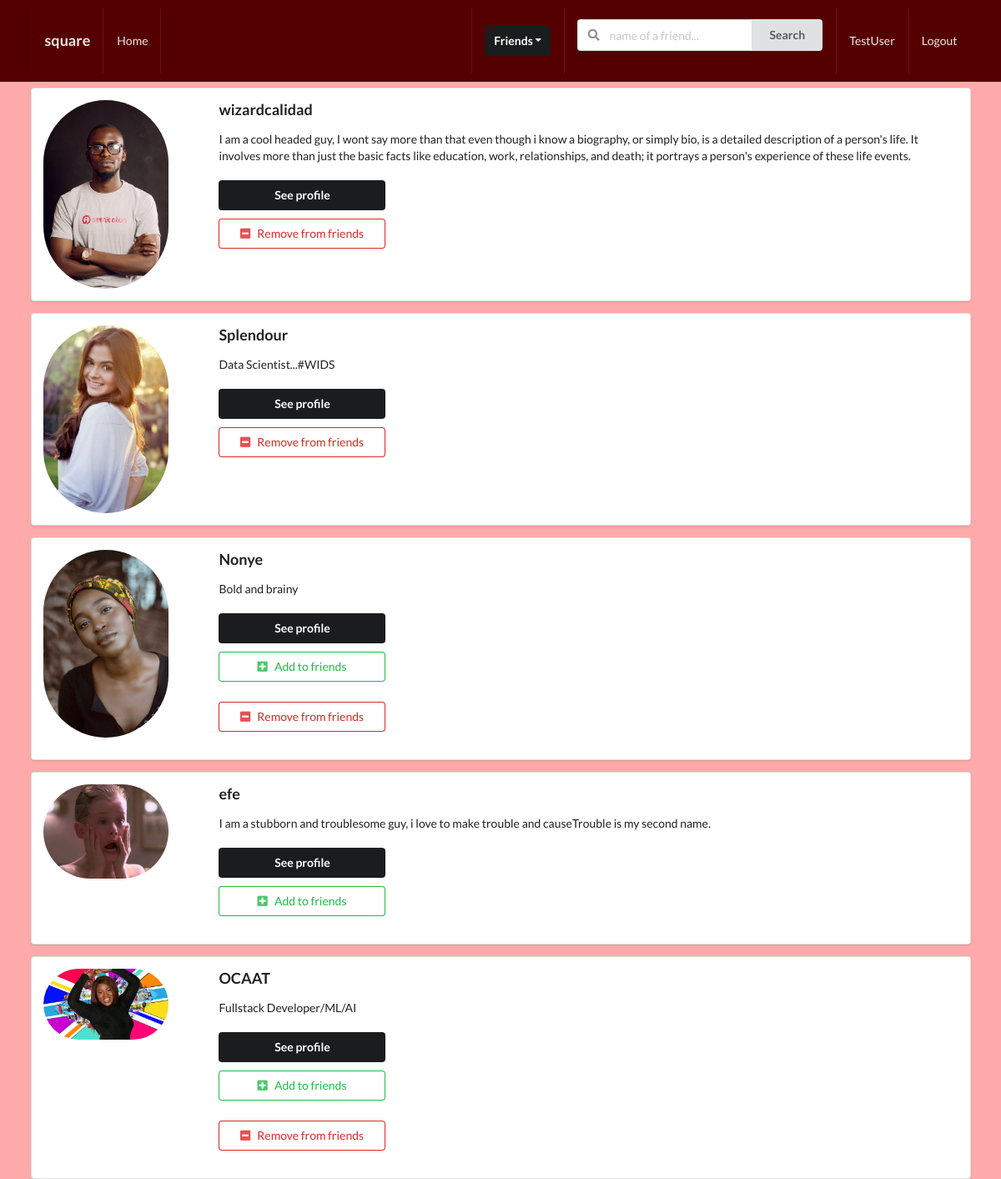
The page /profiles/all-profiles/ (signed in) on the database its author committed.
### profiles/models.py (models this page shows, shortened)
class Profile(models.Model):
    first_name = models.CharField(max_length=200, blank= True)
    last_name = models.CharField(max_length=200, blank= True)
    user = models.OneToOneField(User, on_delete=models.CASCADE)
    bio = models.TextField(default='no bio...', max_length=300)
    email = models.EmailField(max_length=200, blank=True)
    country = models.CharField(max_length=200, blank= True)
    avatar = models.ImageField(default='avatar.png', upload_to='avatars/')
    friends = models.ManyToManyField(User, blank=True, related_name='friends')
    slug = models.SlugField(unique=True, blank=True)
    updated = models.DateTimeField(auto_now=True)
    created = models.DateTimeField(auto_now_add=True)
    objects = ProfileManager()

### profiles/views.py (the view)
# urls.py: path('all-profiles/', ProfileListView.as_view(), name='all-profiles-view'),
class ProfileListView(ListView):
    model = Profile
    template_name = 'profiles/profile_list.html'
    def get_queryset(self):
        qs = Profile.objects.get_all_profiles(self.request.user)
        return qs
    def get_context_data(self, **kwargs):
        context = super().get_context_data(**kwargs)
        user = User.objects.get(username=self.request.user)
        profile = Profile.objects.get(user=user)
        rel_r = Relationship.objects.filter(sender=profile)
        rel_s = Relationship.objects.filter(receiver=profile)
        rel_receiver = []
        rel_sender = []
        for item in rel_r:
            rel_receiver.append(item.receiver.user)
        for item in rel_s:
            rel_sender.append(item.sender.user)
        context["rel_receiver"] = rel_receiver
        context["rel_sender"] = rel_sender
        context["is_empty"] = False
        if len(self.get_queryset()) == 0:
            context["is_empty"] = True
        return context

### profiles/models.py (called while the page is built)
    def get_all_profiles(self, me):
        profiles = Profile.objects.all().exclude(user=me)
        return profiles

### profiles/templates/profiles/profile_list.html (shortened to what this page needs)
{% extends 'base.html' %}
{% block content %}
        {% for obj in object_list %}
            <div class="ui segment">
                <div class="ui grid">
                    <div class="row">
                        <div class="three wide column">
                            <img class="ui small circular image" src={{obj.avatar.url}}>
                        </div>
                        <div class="thirteen wide column">
                           <h3>{{obj.user}}</h3>
                            <p>{{obj.bio}}</p>
                            <button class="ui secondary button mb-5 w-big">See profile</button>
                            {% if obj.user not in rel_receiver and obj.user not in rel_sender %}
                                <form action="{% url 'profiles:send-invite' %}" method="POST">
                                    <button type="submit" class="ui positive secondary basic button mb-5 w-big"><i class="plus square icon"></i>Add to friends</button>
                                </form>
                             {% endif %}
                            {% if request.user in obj.friends.all %}
                                <form action="{% url 'profiles:remove-friend' %}" method="POST">
                                    <button type="submit" class="ui negative secondary basic button mb-5 w-big"><i class="minus square icon"></i>Remove from friends</button>
                                </form>
                            {% endif %}
                        </div>
                    </div>
                </div>
            </div>
        {% endfor %}
{% endblock content %}

### templates/base.html (shortened to what this page needs)
{% load static %}
<html lang="en">
  <head>
    <link rel="stylesheet" type="text/css" href="{% static 'style.css' %}">
    <link rel="stylesheet" type='text/css' href="https://cdnjs.cloudflare.com/ajax/libs/semantic-ui/2.2.14/semantic.min.css">
  </head>
  <body>
  {% include 'main/navbar.html' %}
    <div class="ui container">
      {% block content %}
      {% endblock content %}
    </div>
  </body>
</html>

### templates/main/navbar.html (shortened to what this page needs)
<div class="ui inverted menu nav mb-7">
  <div class="ui container">
    <a href="" class="item">
        <h3>square</h3>
    </a>
    {% if request.user.is_authenticated %}
    <a href="" class="item">
        Home
    </a>
    {% endif %}
    <div class="right menu">
        {% if request.user.is_authenticated %}
        <div class="item">
            <div class="ui floating dropdown icon button black"> Friends
                <i class="dropdown icon"></i>
             </div>
        </div>
             <div class="item">
              <form action="" method="GET">
                <div class="ui action left icon input">
                <input class="prompt" type="text" name='q' placeholder="name of a friend...">
                <button type='submit' class="ui button">Search</button>
                </div>
            </form>
            </div>
            <a href="" class="item">
                 {{ request.user }}
            </a>
            <a href="" class="ui item">
                Logout
            </a>
        {% else %}
        <a href="" class="ui item">
                Login
            </a>
        {% endif %}
    </div>
  </div>
</div>

### static_project/style.css (style rules this page uses)
body { background: #ffaaaa !important; }
.nav { border-radius: 0px !important; padding: 10px 0 10px 0 !important; background-color: #550000 !important; }
.mb-7 { margin-bottom: 7px !important; }
.mb-5 { margin-top: 5px !important; }
.mb-5 { margin-bottom:5px !important; }
.w-big { width: 200px !important; }

### rows shown on the page
Profile: avatar (picture), user "wizardcalidad", bio "I am a cool headed guy, I wont say more than that even though i know a biography, or simply bio, is a detailed description of a person's life. It involves more than just the basic facts like education, work, relationships, and death; it portrays a person's experience of these life events."
Profile: avatar (picture), user "Splendour", bio "Data Scientist...#WIDS"
Profile: avatar (picture), user "Nonye", bio "Bold and brainy"
Profile: avatar (picture), user "efe", bio "I am a stubborn and troublesome guy, i love to make trouble and causeTrouble is my second name."
Profile: avatar (picture), user "OCAAT", bio "Fullstack Developer/ML/AI"

### other values the page prints
{{ request.user }} "TestUser"
